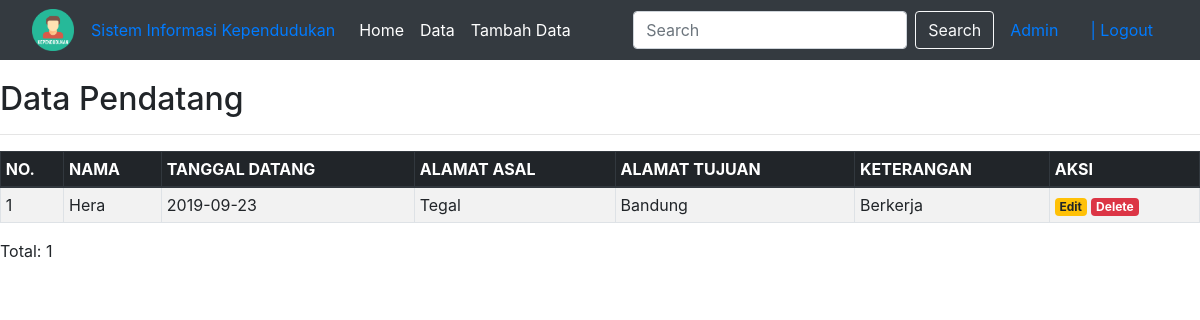
The app's page /admin/list_pendatang.php with its own data.
### tables this page shows
CREATE TABLE `data_pendatang` (
  `id` int(11) NOT NULL,
  `nama` varchar(25) NOT NULL,
  `tanggal_datang` date NOT NULL,
  `alamat_asal` varchar(100) NOT NULL,
  `alamat_tujuan` varchar(100) NOT NULL,
  `keterangan` varchar(20) NOT NULL
);

### admin/list_pendatang.php (the view, shortened to what this page needs)
<?php
include('../config.php');
?>
<!DOCTYPE html>
<html>
<head>
	<link rel="stylesheet" href="https://stackpath.bootstrapcdn.com/bootstrap/4.1.3/css/bootstrap.min.css">
</head>
<body>
	<nav class="navbar navbar-expand-md navbar-dark bg-dark">
		<div class="container-fluid">
    <img  alt="Penduduk" src="Kependudukan.png" width="42px" style="margin: 1px;padding: 0px color:white;">
    <a href="../main_menu.php" class="nav-item nav-link">Sistem Informasi Kependudukan</a>
    <div class="collapse navbar-collapse" id="navbarCollapse">
        <div class="navbar-nav">
            <a href="index.php" class="nav-item nav-link active">Home</a>
            <a href="data.php" class="nav-item nav-link active">Data</a>
                        <a href="tambah_data.php" class="nav-item nav-link active">Tambah Data</a>
        </div>
        <form class="form-inline ml-auto">
            <input type="text" class="form-control mr-sm-2" placeholder="Search">
            <button type="submit" class="btn btn-outline-light">Search</button>
        </form>
        <a href="#" class="nav-item nav-link">Admin</a>
        <a href="form_login.php" class="nav-item nav-link">| Logout</a>
    </div>
</nav>
	<div class="previous" style="margin-top:20px">
		<h2>Data Pendatang</h2>
		<hr>
		<table class="table table-striped table-hover table-sm table-bordered">
			<thead class="thead-dark">
				<tr>
					<th>NO.</th>
					<th>NAMA</th>
					<th>TANGGAL DATANG</th>
					<th>ALAMAT ASAL</th>
					<th>ALAMAT TUJUAN</th>
					<th>KETERANGAN</th>
					<th>AKSI</th>
				</tr>
			</thead>
			<tbody>
				<?php
				$sql = mysqli_query($koneksi, "SELECT * FROM data_pendatang ORDER BY id DESC") or die(mysqli_error($koneksi));
				if(mysqli_num_rows($sql) > 0){
					$no = 1;
					while($data = mysqli_fetch_assoc($sql)){
						echo '
						<tr>
							<td>'.$no.'</td>
							<td>'.$data['nama'].'</td>
							<td>'.$data['tanggal_datang'].'</td>
							<td>'.$data['alamat_asal'].'</td>
							<td>'.$data['alamat_tujuan'].'</td>
							<td>'.$data['keterangan'].'</td>
							<td>
								<a href="edit_pendatang.php?id='.$data['id'].'" class="badge badge-warning">Edit</a>
								<a href="delete_pendatang.php?id='.$data['id'].'" class="badge badge-danger" onclick="return confirm(\'Yakin ingin menghapus data ini?\')">Delete</a>
							</td>
						</tr>
						';
						$no++;
					}
				}else{
					echo '
					<tr>
						<td colspan="6">Tidak ada data.</td>
					</tr>
					';
				}
				?>
		</table>
		<p>Total: <?php echo mysqli_num_rows($sql) ?></p>
	</div>
</body>
</html>

### records on screen
data_pendatang: nama "Hera", tanggal_datang "2019-09-23", alamat_asal "Tegal", alamat_tujuan "Bandung", keterangan "Berkerja"

### other values on screen
mysqli_num_rows($sql) "1"
